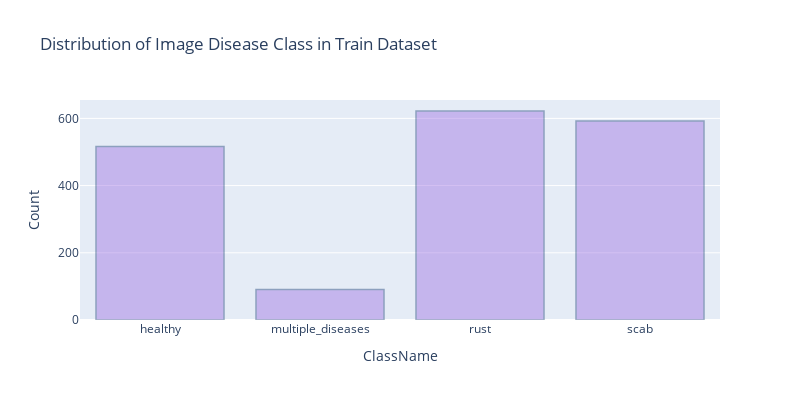

The notebook cell saved with this chart:
### Code cell
className = ["healthy", "multiple_diseases", "rust", "scab"]
classCount = []
for name in className:
    result = sum(trainDf[trainDf[name]==1].value_counts())
    classCount.append(result)
    
data = {"ClassName":className, "Count":classCount}  
countDf = pd.DataFrame(data=data)

fig = px.bar(countDf, x='ClassName',y='Count', title="Distribution of Image Disease Class in Train Dataset",
            width=800, height=400)

fig.update_traces(marker_color='rgb(150,100,225)', marker_line_color='rgb(8,48,107)',
                  marker_line_width=1.5, opacity=0.4)
fig.show()

### Figure 1 — Plotly figure (JSON) as saved in the notebook; plotly's stock layout.template omitted (floating-point values rounded to 4 significant figures)
{"data": [{"alignmentgroup": "True", "hovertemplate": "ClassName=%{x}<br>Count=%{y}<extra></extra>", "legendgroup": "", "marker": {"color": "rgb(150,100,225)", "line": {"color": "rgb(8,48,107)", "width": 1.5}}, "name": "", "offsetgroup": "", "opacity": 0.4, "orientation": "v", "showlegend": false, "textposition": "auto", "type": "bar", "x": ["healthy", "multiple_diseases", "rust", "scab"], "xaxis": "x", "y": [516, 91, 622, 592], "yaxis": "y"}], "layout": {"barmode": "relative", "height": 400, "legend": {"tracegroupgap": 0}, "title": {"text": "Distribution of Image Disease Class in Train Dataset"}, "width": 800, "xaxis": {"anchor": "y", "domain": [0, 1], "title": {"text": "ClassName"}}, "yaxis": {"anchor": "x", "domain": [0, 1], "title": {"text": "Count"}}}}
